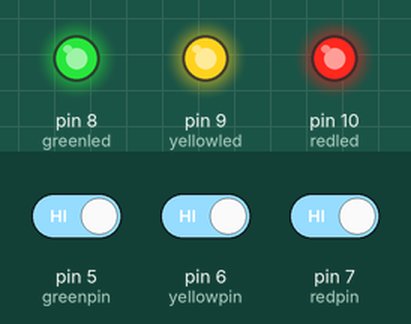
Recording of a sketch running on a simulated Arduino Uno, built with avr-gcc and run on an emulated ATmega328P. Shown: output pins drawn as LEDs (lit = HIGH). The test bench sets the inputs (shaded band); at power-on: pin 5 (greenpin) HIGH, pin 6 (yellowpin) HIGH, pin 7 (redpin) HIGH.

Above: at 1.2 s.
1.3 s: pin 5 (greenpin) driven LOW
At 1.8 s:
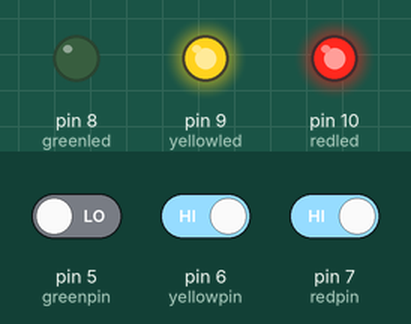
2.8 s: pin 6 (yellowpin) driven LOW
At 4.0 s:
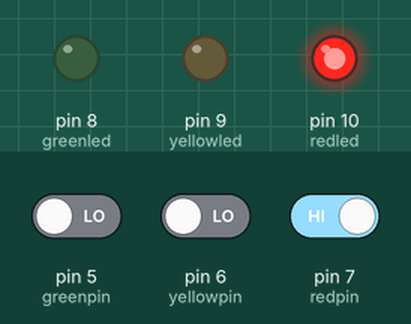
4.3 s: pin 7 (redpin) driven LOW
At 5.3 s:
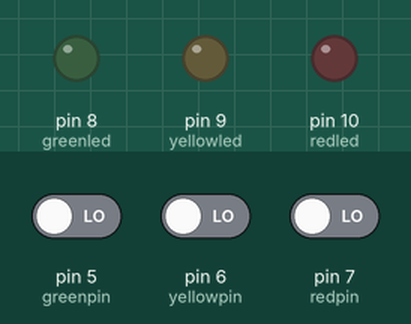
5.8 s: pin 5 (greenpin) driven HIGH
At 6.5 s:
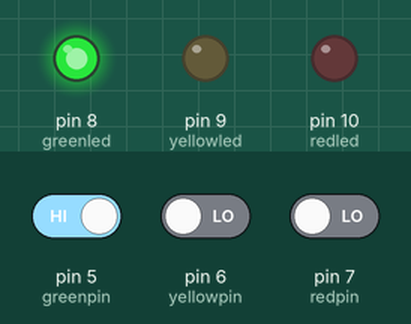
7.3 s: pin 6 (yellowpin) driven HIGH
At 7.6 s:
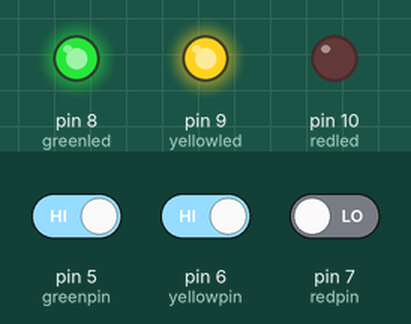
8.8 s: pin 5 (greenpin) driven LOW
At 9.9 s:
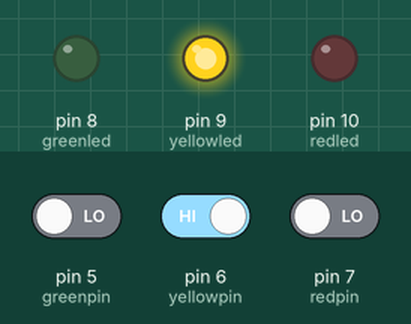
Timing chart, 0 to 11.3 s (numbered marks = the images above; inputs shaded):
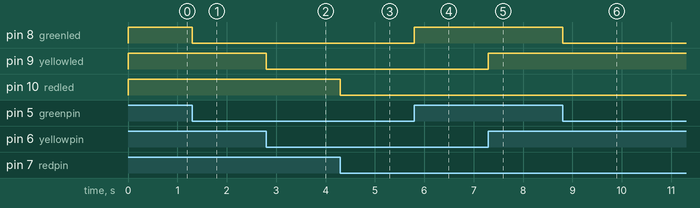

Measured:
- after the input at 1.3 s, pin 8 (greenled): HIGH → LOW at once
- after the input at 2.8 s, pin 9 (yellowled): HIGH → LOW at once
- after the input at 4.3 s, pin 10 (redled): HIGH → LOW at once
- after the input at 5.8 s, pin 8 (greenled): LOW → HIGH at once
- after the input at 7.3 s, pin 9 (yellowled): LOW → HIGH at once
- after the input at 8.8 s, pin 8 (greenled): HIGH → LOW at once

The sketch:

code7.ino
```cpp
int redled=10;	//set IO 10 to red LED
int yellowled=9;//set IO 10 to yellow LED
int greenled=8;//set IO 10 to green LED
int redpin=7;    //red key pin  IO 7
int yellowpin=6;//yellow key pin  IO 6
int greenpin=5;//green key pin  IO 5
int red;    //declare variable
int yellow;
int green;
void setup()
{
  pinMode(redled,OUTPUT);    //set as output
  pinMode(yellowled,OUTPUT);  //set as output
  pinMode(greenled,OUTPUT);  //set as output
  pinMode(redpin,INPUT);     //set as input
  pinMode(yellowpin,INPUT);  //set as input
  pinMode(greenpin,INPUT);  //set as input
}
void loop()
{
  red=digitalRead(redpin);//read key state
  if(red==LOW)
  { digitalWrite(redled,LOW);}//extinguish LED
  else
  { digitalWrite(redled,HIGH);}//light LED

  yellow=digitalRead(yellowpin);
  if(yellow==LOW)
  { digitalWrite(yellowled,LOW);}
  else
  { digitalWrite(yellowled,HIGH);}

  green=digitalRead(greenpin);
  if(green==LOW)
  { digitalWrite(greenled,LOW);}
  else
  { digitalWrite(greenled,HIGH);}
}
```
